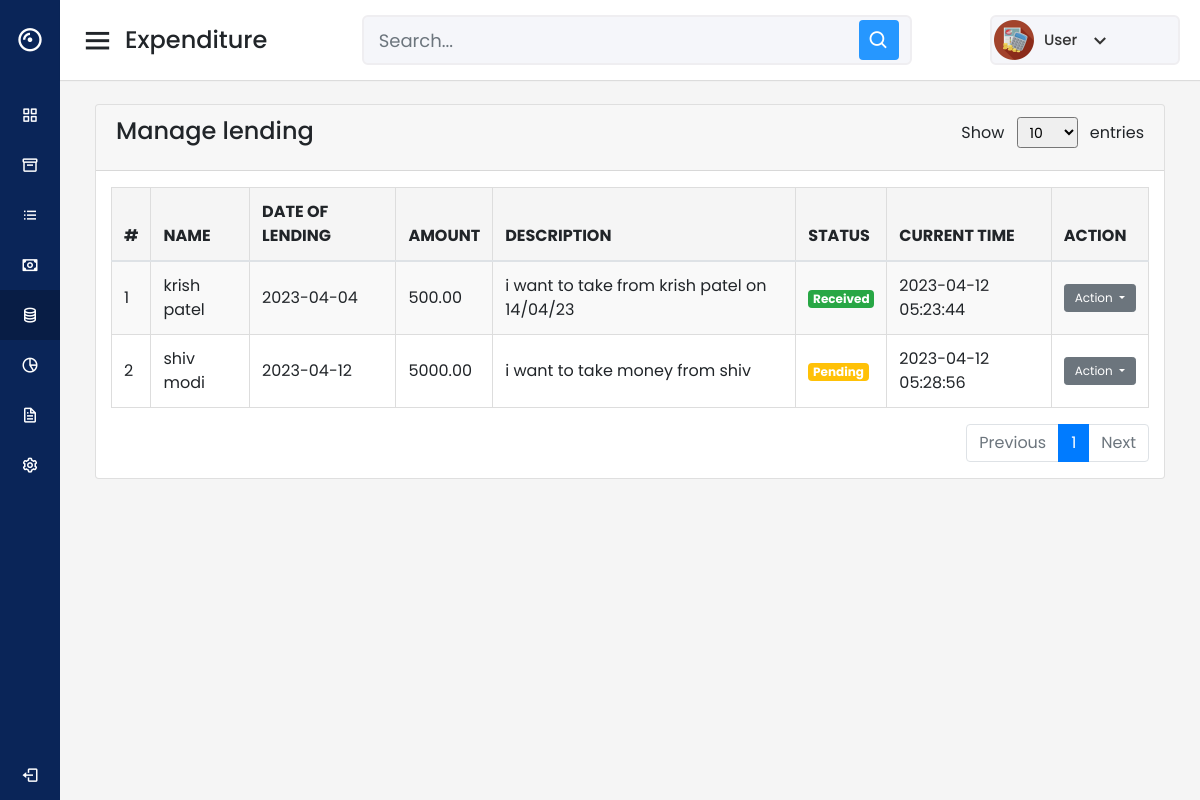
Page /includes/manage-lending.php (signed in) on the committed database.
### tables this page shows
CREATE TABLE `users` (
  `id` int(11) NOT NULL,
  `name` varchar(50) NOT NULL,
  `email` varchar(30) NOT NULL,
  `phone` varchar(15) NOT NULL,
  `password` varchar(255) NOT NULL,
  `verification_code` varchar(12) NOT NULL,
  `created_at` datetime DEFAULT current_timestamp()
);

CREATE TABLE `lending` (
  `id` int(11) UNSIGNED NOT NULL,
  `UserId` int(100) NOT NULL,
  `name` varchar(255) NOT NULL,
  `date_of_lending` date NOT NULL,
  `amount` decimal(10,2) NOT NULL,
  `description` varchar(250) DEFAULT NULL,
  `status` enum('pending','received') NOT NULL,
  `current_time` timestamp NOT NULL DEFAULT current_timestamp() ON UPDATE current_timestamp()
);

### includes/manage-lending.php (the view, shortened to what this page needs)
<?php
include('database.php');
if (strlen($_SESSION['detsuid']==0)) {
  header('location:logout.php');
  } else{
?>
<!DOCTYPE html>
<html lang="en" dir="ltr">
  <head>
    <link rel="stylesheet" href="css/style.css">
    <link href='https://unpkg.com/boxicons@2.0.7/css/boxicons.min.css' rel='stylesheet'>
    <link rel="stylesheet" href="https://cdnjs.cloudflare.com/ajax/libs/font-awesome/6.3.0/css/all.min.css">
     <link rel="stylesheet" href="https://cdn.jsdelivr.net/npm/bootstrap@4.0.0/dist/css/bootstrap.min.css">
     <link rel="stylesheet" href="https://cdnjs.cloudflare.com/ajax/libs/font-awesome/5.15.3/css/all.min.css" />
   </head>
<body>
  <div class="sidebar">
  <div class="logo-details">
      <i class='bx bx-album'></i>
      <span class="logo_name">Expenditure</span>
    </div>
      <ul class="nav-links">
        <li>
          <a href="home.php" >
            <i class='bx bx-grid-alt' ></i>
            <span class="links_name">Dashboard</span>
          </a>
        </li>
        <li>
          <a href="add-expenses.php" >
            <i class='bx bx-box' ></i>
            <span class="links_name">Expenses</span>
          </a>
        </li>
       <li>
          <a href="manage-expenses.php">
            <i class='bx bx-list-ul' ></i>
            <span class="links_name">Manage List</span>
          </a>
        </li>
        <li>
          <a href="lending.php">
          <i class='bx bx-money'></i>
            <span class="links_name">lending</span>
          </a>
        </li>
        <li>
          <a href="#" class="active">
          <i class='bx bx-coin-stack'></i>
         <span class="links_name">Manage lending</span>
          </a>
        </li>
        <li>
          <a href="analytics.php" >
            <i class='bx bx-pie-chart-alt-2' ></i>
            <span class="links_name">Analytics</span>
          </a>
        </li>
        <li>
          <a href="report.php">
          <i class="bx bx-file"></i>
            <span class="links_name">Report</span>
          </a>
        </li>
        <li>
        <a href="user_profile.php">
            <i class='bx bx-cog' ></i>
            <span class="links_name">Setting</span>
          </a>
        </li>
        <li class="log_out">
        <a href="logout.php">
            <i class='bx bx-log-out'></i>
            <span class="links_name">Log out</span>
          </a>
        </li>
      </ul>
  </div>
  <section class="home-section">
    <nav>
    <div class="sidebar-button">
        <i class='bx bx-menu sidebarBtn'></i>
        <span class="dashboard">Expenditure</span>
      </div>
      <div class="search-box">
        <input input type="text" id="search-input" class="form-control form-control-sm mx-2" placeholder="Search...">
        <i class='bx bx-search' ></i>
</div>
<?php
$uid=$_SESSION['detsuid'];
$ret=mysqli_query($db,"select name  from users where id='$uid'");
$row=mysqli_fetch_array($ret);
$name=$row['name'];
?>
<div class="profile-details">
  <img src="images/maex.png" alt="">
  <span class="admin_name"><?php echo $name; ?></span>
  <i class='bx bx-chevron-down' id='profile-options-toggle'></i>
</div>
    </nav>
   <div class="home-content">
    <div class="overview-boxes">
    <div class="col-sm-10 col-sm-offset-3 col-lg-12 col-lg-offset-2 main">
    <div class="row">
        <div class="col-lg-12">
            <div class="panel panel-default">
                <div class="card">
                    <div class="card-header">
                        <div class="row">
                            <div class="col-md-6">
                                <h4 class="card-title">Manage lending</h4>
                            </div>
                            <div class="col-md-6 text-right">
  <label>Show
    <select class="form-control-sm mx-2" id="select-entries">
      <option value="10">10</option>
    </select>
    entries
  </label>
</div>
                        </div>
                    </div>
                    <div class="panel-body">
                        <div class="col-md-12">
                            <div class="table-responsive">
                                <table class="table table-striped table-bordered table-hover">
                                    <thead>
                                    <tr>
                                    <th>#</th>
                                    <th>Name</th>
                                    <th>Date of Lending</th>
                                    <th>Amount</th>
                                    <th>Description</th>
                                    <th>Status</th>
                                    <th>Current Time</th>
                                    <th>Action</th>
                                </tr>
                                    </thead>
                                    <tbody>
                                        <?php
                                        $userid=$_SESSION['detsuid'];
                                        $limit = isset($_GET['limit']) ? $_GET['limit'] : 10;
                                        $page = isset($_GET['page']) ? $_GET['page'] : 1;
                                        $offset = ($page - 1) * $limit;
                                        $ret=mysqli_query($db,"select * from lending where UserId='$userid' LIMIT $limit OFFSET $offset");
                                        $cnt = $offset + 1;
                                        while ($row=mysqli_fetch_array($ret)) {
                                        ?>
                                            <tr>
                                                <td><?php echo $cnt;?></td>
                                                <td><?php echo $row["name"];?></td>
                                                <td><?php echo $row["date_of_lending"];?></td>
                                                <td><?php echo $row["amount"];?></td>
                                                <td><?php echo $row["description"];?></td>
                                                <td><?php  if ($row["status"] == "received") {
                                                echo '</i> <span class="badge bg-success text-white">Received</span>';
                                                } else {
                                                echo '<span class="badge bg-warning text-white">Pending</span>';
                                                }?>
                                                </td>
                                                <td><?php echo $row["current_time"];?></td>
                                            <td>
                                          <div class="dropdown">
                                            <button class="btn btn-secondary btn-sm dropdown-toggle" type="button" id="dropdownMenuButton<?php echo $row['id']; ?>" data-toggle="dropdown" aria-haspopup="true" aria-expanded="false">
                                              Action
                                            </button>
                                          </div>
                                              </td>
                                            </tr>
                                        <?php
                                        $cnt++;
                                        }?>
                                    </tbody>
                                </table>
                            </div>
                            <?php
                            $result = mysqli_query($db, "SELECT COUNT(ID) as total FROM lending ");
                            $data = mysqli_fetch_assoc($result);
                            $total_pages = ceil($data['total'] / $limit);
                            ?>
                            <ul class="pagination justify-content-end">
                                <li class="page-item <?php if($page <= 1){ echo 'disabled'; } ?>">
                                                              <a class="page-link"
                          href="<?php if($page <= 1){ echo '#'; } else { echo "?page=".($page - 1)."&limit=$limit"; } ?>"
                          >Previous</a>
                          </li>
                          <?php for($i = 1; $i <= $total_pages; $i++): ?>
                          <li class="page-item <?php if($page == $i) echo 'active'; ?>">
                          <a class="page-link" href="<?php echo "?page=$i&limit=$limit"; ?>"><?php echo $i; ?></a>
                          </li>
                          <?php endfor; ?>
                          <li class="page-item <?php if($page >= $total_pages) echo 'disabled'; ?>">
                          <a class="page-link"
                          href="<?php if($page >= $total_pages) { echo '#'; } else { echo "?page=".($page + 1)."&limit=$limit"; } ?>"
                          >Next</a>
                          </li>
                          </ul>
                          </div>
                          </div>
                          </div>
                          </div>
                          </div>
                          </div>
                          </div>
      </div>
    </div>
  </section>
<?php }?>

### includes/css/style.css (style rules this page uses)
* { margin: 0; padding: 0; box-sizing: border-box; font-family: 'Poppins', sans-serif; }
.sidebar { position: fixed; height: 100%; width: 240px; background: #0A2558; transition: all 0.5s ease; }
.sidebar .logo-details { height: 80px; display: flex; align-items: center; }
.sidebar .logo-details i { font-size: 28px; font-weight: 500; color: #fff; min-width: 60px; text-align: center }
.sidebar .logo-details .logo_name { color: #fff; font-size: 24px; font-weight: 500; }
.sidebar .nav-links { margin-top: 10px; }
.sidebar .nav-links li { position: relative; list-style: none; height: 50px; }
.sidebar .nav-links li a { height: 100%; width: 100%; display: flex; align-items: center; text-decoration: none; transition: all 0.4s ease; }
.sidebar .nav-links li a.active { background: #081D45; }
.sidebar .nav-links li i { min-width: 60px; text-align: center; font-size: 18px; color: #fff; }
.sidebar .nav-links li a .links_name { color: #fff; font-size: 15px; font-weight: 400; white-space: nowrap; }
.sidebar .nav-links .log_out { position: absolute; bottom: 0; width: 100%; }
.home-section { position: relative; background: #f5f5f5; min-height: 100vh; width: calc(100% - 240px); left: 240px; transition: all 0.5s ease; }
.home-section nav { display: flex; justify-content: space-between; height: 80px; background: #fff; display: flex; align-items: center; position: fixed; width: calc(100% - 240px); left: 240px; z-index: 100; padding: 0 20px; box-shadow: 0 1px 1px rgba(0, 0, 0, 0.1); transition: all 0.5s ease; }
.home-section nav .sidebar-button { display: flex; align-items: center; font-size: 24px; font-weight: 500; }
nav .sidebar-button i { font-size: 35px; margin-right: 10px; }
.home-section nav .search-box { position: relative; height: 50px; max-width: 550px; width: 100%; margin: 0 20px; }
nav .search-box input { height: 100%; width: 100%; outline: none; background: #F5F6FA; border: 2px solid #EFEEF1; border-radius: 6px; font-size: 18px; padding: 0 15px; }
nav .search-box .bx-search { position: absolute; height: 40px; width: 40px; background: #2697FF; right: 5px; top: 50%; transform: translateY(-50%); border-radius: 4px; line-height: 40px; text-align: center; color: #fff; font-size: 22px; transition: all 0.4 ease; }
.home-section nav .profile-details { display: flex; align-items: center; background: #F5F6FA; border: 2px solid #EFEEF1; border-radius: 6px; height: 50px; min-width: 190px; padding: 0 15px 0 2px; }
nav .profile-details img { height: 40px; width: 40px; border-radius: 6px; object-fit: cover; }
nav .profile-details .admin_name { font-size: 15px; font-weight: 500; color: #333; margin: 0 10px; white-space: nowrap; }
nav .profile-details i { font-size: 25px; color: #333; }
.home-section .home-content { position: relative; padding-top: 104px; }
.home-content .overview-boxes { display: flex; align-items: center; justify-content: space-between; flex-wrap: wrap; padding: 0 20px; margin-bottom: 26px; }
@media (max-width: 1240px) { .sidebar { width: 60px; } }
@media (max-width: 1240px) { .home-section { width: calc(100% - 60px); left: 60px; } }
@media (max-width: 1240px) { .home-section nav { width: calc(100% - 60px); left: 60px; } }

### includes/manage-lending.php (style rules this page uses)
.form-control { border-radius: 3px; border: 1px solid #ccc; }
.table th, .table td { vertical-align: middle; }
.table th { background-color: #f5f5f5; border-color: #ddd; font-weight: bold; text-transform: uppercase; }
.table td { border-color: #ddd; }
.table-striped tbody tr:nth-of-type(odd) { background-color: #f9f9f9; }
.btn-sm { font-size: 12px; padding: 4px 10px; }

### rows in the picture
users: name "User"
lending: name "krish patel", date_of_lending "2023-04-04", amount "500.00", description "i want to take from krish patel on 14/04/23", status "Received", current_time "2023-04-12 05:23:44"
lending: name "shiv modi", date_of_lending "2023-04-12", amount "5000.00", description "i want to take money from shiv", status "Pending", current_time "2023-04-12 05:28:56"
